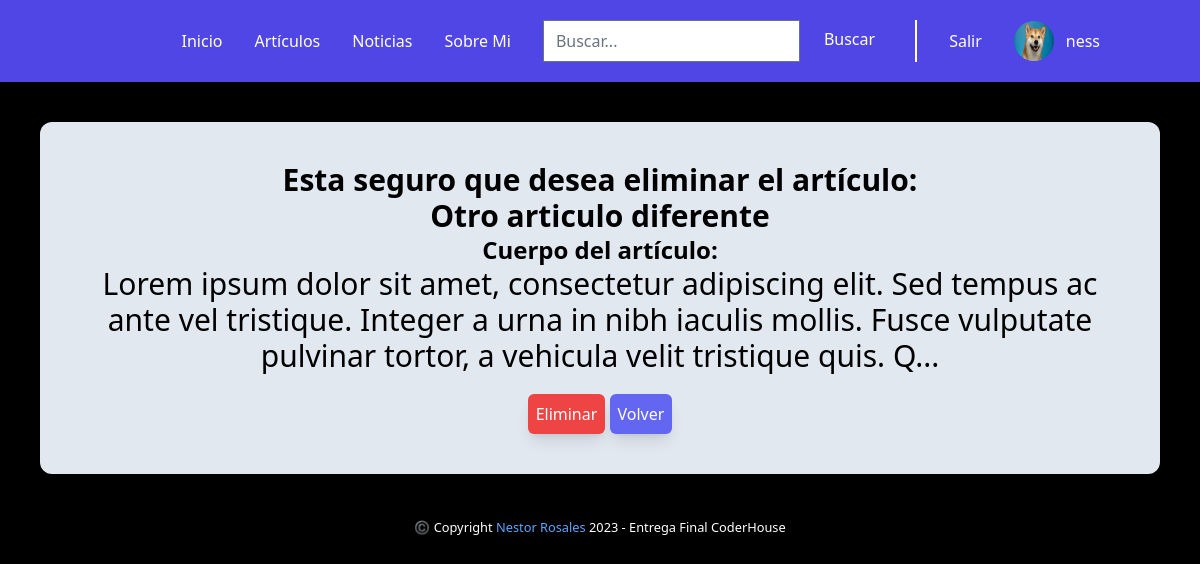
The app's page /article/5/eliminar (signed in), older data.
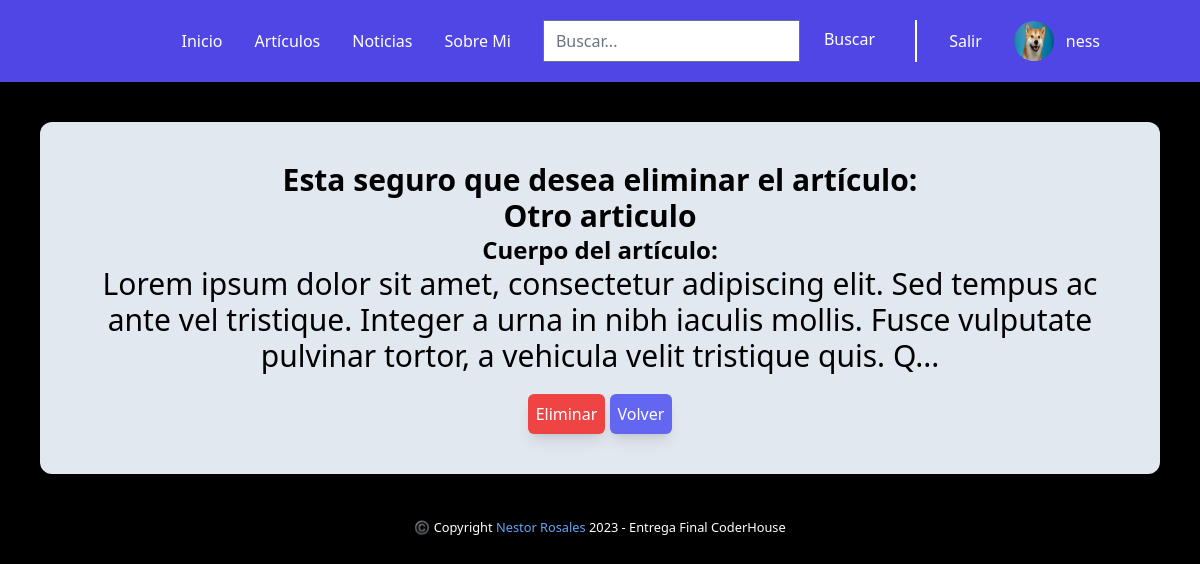
The same page, newer data.
### blog/models.py (models this page shows, shortened)
class Articulo(models.Model):
    user = models.ForeignKey(settings.AUTH_USER_MODEL, null=True, on_delete=models.SET_NULL)
    titulo = models.CharField(max_length=40)
    subtitulo = models.CharField(max_length=30)
    cuerpo = RichTextField()
    fecha = models.DateTimeField(auto_now_add=True, editable=False)
    imagen = models.ImageField(upload_to='post_imgs/', null=True, blank=True)
    class Meta:
        ordering = ["titulo", "fecha"]

### blog/views.py (the view)
# urls.py: path("article/<int:pk>/eliminar", views.ArticleDelete.as_view(), name="Eliminar Artículo",),
class ArticleDelete(UserPassesTestMixin, DeleteView):
    model = Articulo
    template_name = "delete_article.html"
    success_url = reverse_lazy("Artículos")
    def test_func(self) -> bool | None:
        return self.request.user.is_superuser

### blog/templates/delete_article.html (shortened to what this page needs)
{% extends "./index.html" %} {% load static tailwind_tags %} {% block content %}
<main class="text-center m-10 p-10 bg-slate-200 rounded-xl">
  <form action="" method="POST">
    <strong class="text-3xl">
      Esta seguro que desea eliminar el artículo:
    </strong>
    <h1 class="text-3xl font-bold">{{articulo.titulo}}</h1>
    <p class="text-2xl">
      <strong for="html">Cuerpo del artículo:</strong>
      <div class="text-3xl">{{articulo.cuerpo | slice:":200" | safe }}...</div>
    </p>
    <button
      class="bg-red-500 shadow-lg p-2 rounded-md text-white hover:bg-white hover:text-black mt-5"
    >
      Eliminar
    </button>
    <button
    class="bg-indigo-500 shadow-lg p-2 rounded-md text-white hover:bg-white hover:text-black mt-5"
  >
    <a href="{% url "Artículos" %}">Volver</a>
  </button>
  </form>
</main>
{% endblock %}

Row changes from the older to the newer data that the page shows:
changed Articulo: titulo "Otro articulo diferente" → "Otro articulo"
